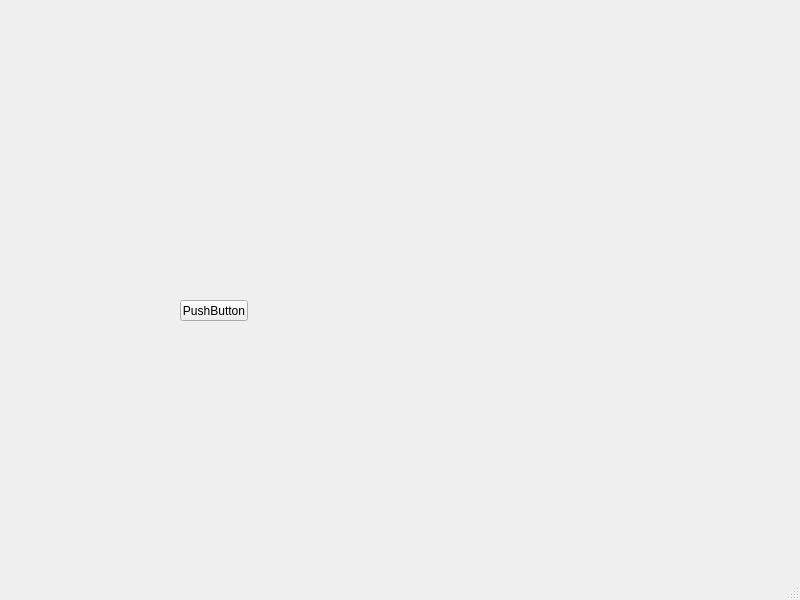
<?xml version="1.0" encoding="UTF-8"?>
<ui version="4.0">
 <class>MainWindow</class>
 <widget class="QMainWindow" name="MainWindow">
  <property name="geometry">
   <rect>
    <x>0</x>
    <y>0</y>
    <width>800</width>
    <height>600</height>
   </rect>
  </property>
  <property name="windowTitle">
   <string>MainWindow</string>
  </property>
  <widget class="QWidget" name="centralwidget">
   <widget class="QPushButton" name="pushButton">
    <property name="geometry">
     <rect>
      <x>180</x>
      <y>300</y>
      <width>68</width>
      <height>21</height>
     </rect>
    </property>
    <property name="text">
     <string>PushButton</string>
    </property>
   </widget>
  </widget>
  <widget class="QMenuBar" name="menubar">
   <property name="geometry">
    <rect>
     <x>0</x>
     <y>0</y>
     <width>800</width>
     <height>20</height>
    </rect>
   </property>
  </widget>
  <widget class="QStatusBar" name="statusbar"/>
 </widget>
 <resources/>
 <connections/>
</ui>
